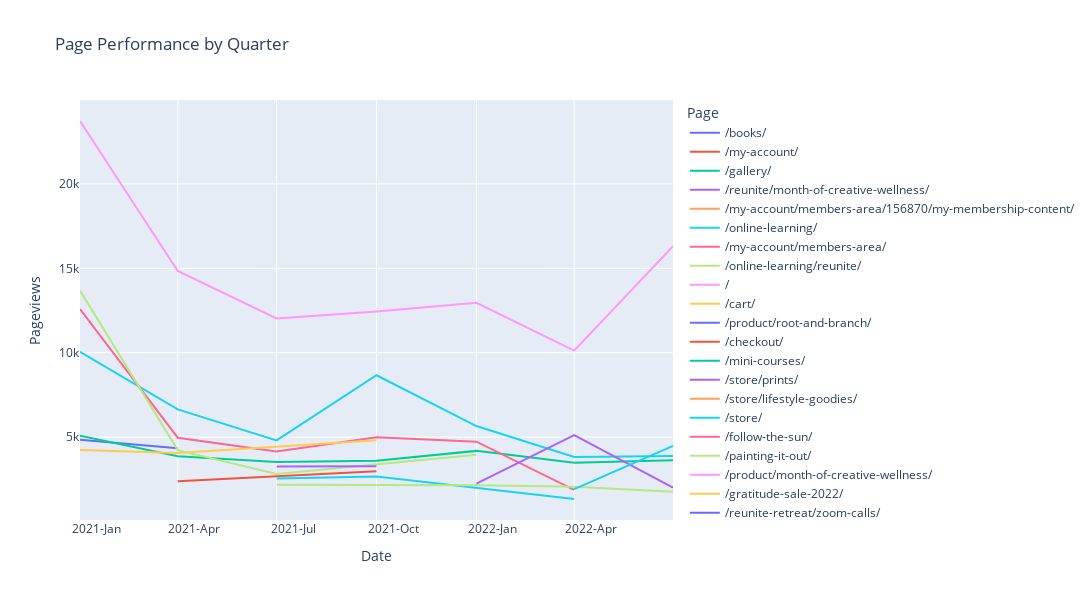

This figure's notebook cell:
### Code cell
# Read the CSV file
df = pd.read_csv('output/flora/flora-pages/Pages/consolidated-pages.csv')

# # Now, let's create the Date column
df['Date'] = pd.to_datetime(df['Year'].astype(str) + '-' + df['Quarter'].apply(functions.quarter_to_month) + '-01')

# Convert Pageviews to Numeric
df['Pageviews'] = pd.to_numeric(df['Pageviews'].str.replace(',', ''), errors='coerce')
# Sort by date
df = df.sort_values("Date")

# Create Line Plot with No Total
fig = px.line(df.query('Page != "total"'), x='Date', y='Pageviews', color='Page', title='Page Performance by Quarter')

# Update the layout
fig.update_layout(
    autosize=False,
    width=1200,  # Width of the figure in pixels
    height=600  # Height of the figure in pixels
)

# Customize the x-axis to show both year and quarter
fig.update_xaxes(
    dtick="M3",
    tickformat="%Y-%b",  # This will show Year-Month
    ticklabelmode="period"
)

fig.show()
fig.write_html('output/flora/flora-page-performance.html')

### Figure 1 — Plotly figure (JSON) as saved in the notebook; plotly's stock layout.template omitted (floating-point values rounded to 4 significant figures)
{"data": [{"hovertemplate": "Page=/books/<br>Date=%{x}<br>Pageviews=%{y}<extra></extra>", "legendgroup": "/books/", "line": {"color": "#636efa", "dash": "solid"}, "marker": {"symbol": "circle"}, "mode": "lines", "name": "/books/", "orientation": "v", "showlegend": true, "type": "scatter", "x": ["2021-01-01T00:00:00", "2021-04-01T00:00:00"], "xaxis": "x", "y": [4838, 4349], "yaxis": "y"}, {"hovertemplate": "Page=/my-account/<br>Date=%{x}<br>Pageviews=%{y}<extra></extra>", "legendgroup": "/my-account/", "line": {"color": "#EF553B", "dash": "solid"}, "marker": {"symbol": "circle"}, "mode": "lines", "name": "/my-account/", "orientation": "v", "showlegend": true, "type": "scatter", "x": ["2021-01-01T00:00:00"], "xaxis": "x", "y": [4878], "yaxis": "y"}, {"hovertemplate": "Page=/gallery/<br>Date=%{x}<br>Pageviews=%{y}<extra></extra>", "legendgroup": "/gallery/", "line": {"color": "#00cc96", "dash": "solid"}, "marker": {"symbol": "circle"}, "mode": "lines", "name": "/gallery/", "orientation": "v", "showlegend": true, "type": "scatter", "x": ["2021-01-01T00:00:00", "2021-04-01T00:00:00", "2021-07-01T00:00:00", "2021-10-01T00:00:00", "2022-01-01T00:00:00", "2022-04-01T00:00:00", "2022-07-01T00:00:00"], "xaxis": "x", "y": [5088, 3862, 3533, 3598, 4186, 3490, 3632], "yaxis": "y"}, {"hovertemplate": "Page=/reunite/month-of-creative-wellness/<br>Date=%{x}<br>Pageviews=%{y}<extra></extra>", "legendgroup": "/reunite/month-of-creative-wellness/", "line": {"color": "#ab63fa", "dash": "solid"}, "marker": {"symbol": "circle"}, "mode": "lines", "name": "/reunite/month-of-creative-wellness/", "orientation": "v", "showlegend": true, "type": "scatter", "x": ["2021-01-01T00:00:00"], "xaxis": "x", "y": [5616], "yaxis": "y"}, {"hovertemplate": "Page=/my-account/members-area/156870/my-membership-content/<br>Date=%{x}<br>Pageviews=%{y}<extra></extra>", "legendgroup": "/my-account/members-area/156870/my-membership-content/", "line": {"color": "#FFA15A", "dash": "solid"}, "marker": {"symbol": "circle"}, "mode": "lines", "name": "/my-account/members-area/156870/my-membership-content/", "orientation": "v", "showlegend": true, "type": "scatter", "x": ["2021-01-01T00:00:00"], "xaxis": "x", "y": [8097], "yaxis": "y"}, {"hovertemplate": "Page=/online-learning/<br>Date=%{x}<br>Pageviews=%{y}<extra></extra>", "legendgroup": "/online-learning/", "line": {"color": "#19d3f3", "dash": "solid"}, "marker": {"symbol": "circle"}, "mode": "lines", "name": "/online-learning/", "orientation": "v", "showlegend": true, "type": "scatter", "x": ["2021-01-01T00:00:00", "2021-04-01T00:00:00", "2021-07-01T00:00:00", "2021-10-01T00:00:00", "2022-01-01T00:00:00", "2022-04-01T00:00:00", "2022-07-01T00:00:00"], "xaxis": "x", "y": [10058, 6640, 4807, 8666, 5658, 3822, 3879], "yaxis": "y"}, {"hovertemplate": "Page=/my-account/members-area/<br>Date=%{x}<br>Pageviews=%{y}<extra></extra>", "legendgroup": "/my-account/members-area/", "line": {"color": "#FF6692", "dash": "solid"}, "marker": {"symbol": "circle"}, "mode": "lines", "name": "/my-account/members-area/", "orientation": "v", "showlegend": true, "type": "scatter", "x": ["2021-01-01T00:00:00", "2021-04-01T00:00:00", "2021-07-01T00:00:00", "2021-10-01T00:00:00", "2022-01-01T00:00:00", "2022-04-01T00:00:00"], "xaxis": "x", "y": [12584, 4967, 4151, 4992, 4729, 1872], "yaxis": "y"}, {"hovertemplate": "Page=/online-learning/reunite/<br>Date=%{x}<br>Pageviews=%{y}<extra></extra>", "legendgroup": "/online-learning/reunite/", "line": {"color": "#B6E880", "dash": "solid"}, "marker": {"symbol": "circle"}, "mode": "lines", "name": "/online-learning/reunite/", "orientation": "v", "showlegend": true, "type": "scatter", "x": ["2021-01-01T00:00:00", "2021-04-01T00:00:00", "2021-07-01T00:00:00", "2022-01-01T00:00:00"], "xaxis": "x", "y": [13678, 4231, 2820, 3950], "yaxis": "y"}, {"hovertemplate": "Page=/<br>Date=%{x}<br>Pageviews=%{y}<extra></extra>", "legendgroup": "/", "line": {"color": "#FF97FF", "dash": "solid"}, "marker": {"symbol": "circle"}, "mode": "lines", "name": "/", "orientation": "v", "showlegend": true, "type": "scatter", "x": ["2021-01-01T00:00:00", "2021-04-01T00:00:00", "2021-07-01T00:00:00", "2021-10-01T00:00:00", "2022-01-01T00:00:00", "2022-04-01T00:00:00", "2022-07-01T00:00:00"], "xaxis": "x", "y": [23725, 14841, 12028, 12442, 12959, 10123, 16311], "yaxis": "y"}, {"hovertemplate": "Page=/cart/<br>Date=%{x}<br>Pageviews=%{y}<extra></extra>", "legendgroup": "/cart/", "line": {"color": "#FECB52", "dash": "solid"}, "marker": {"symbol": "circle"}, "mode": "lines", "name": "/cart/", "orientation": "v", "showlegend": true, "type": "scatter", "x": ["2021-01-01T00:00:00", "2021-04-01T00:00:00", "2021-10-01T00:00:00"], "xaxis": "x", "y": [4236, 4060, 4815], "yaxis": "y"}, {"hovertemplate": "Page=/product/root-and-branch/<br>Date=%{x}<br>Pageviews=%{y}<extra></extra>", "legendgroup": "/product/root-and-branch/", "line": {"color": "#636efa", "dash": "solid"}, "marker": {"symbol": "circle"}, "mode": "lines", "name": "/product/root-and-branch/", "orientation": "v", "showlegend": true, "type": "scatter", "x": ["2021-04-01T00:00:00"], "xaxis": "x", "y": [2409], "yaxis": "y"}, {"hovertemplate": "Page=/checkout/<br>Date=%{x}<br>Pageviews=%{y}<extra></extra>", "legendgroup": "/checkout/", "line": {"color": "#EF553B", "dash": "solid"}, "marker": {"symbol": "circle"}, "mode": "lines", "name": "/checkout/", "orientation": "v", "showlegend": true, "type": "scatter", "x": ["2021-04-01T00:00:00", "2021-10-01T00:00:00"], "xaxis": "x", "y": [2386, 2982], "yaxis": "y"}, {"hovertemplate": "Page=/mini-courses/<br>Date=%{x}<br>Pageviews=%{y}<extra></extra>", "legendgroup": "/mini-courses/", "line": {"color": "#00cc96", "dash": "solid"}, "marker": {"symbol": "circle"}, "mode": "lines", "name": "/mini-courses/", "orientation": "v", "showlegend": true, "type": "scatter", "x": ["2021-04-01T00:00:00"], "xaxis": "x", "y": [2873], "yaxis": "y"}, {"hovertemplate": "Page=/store/prints/<br>Date=%{x}<br>Pageviews=%{y}<extra></extra>", "legendgroup": "/store/prints/", "line": {"color": "#ab63fa", "dash": "solid"}, "marker": {"symbol": "circle"}, "mode": "lines", "name": "/store/prints/", "orientation": "v", "showlegend": true, "type": "scatter", "x": ["2021-07-01T00:00:00", "2021-10-01T00:00:00"], "xaxis": "x", "y": [3267, 3283], "yaxis": "y"}, {"hovertemplate": "Page=/store/lifestyle-goodies/<br>Date=%{x}<br>Pageviews=%{y}<extra></extra>", "legendgroup": "/store/lifestyle-goodies/", "line": {"color": "#FFA15A", "dash": "solid"}, "marker": {"symbol": "circle"}, "mode": "lines", "name": "/store/lifestyle-goodies/", "orientation": "v", "showlegend": true, "type": "scatter", "x": ["2021-07-01T00:00:00"], "xaxis": "x", "y": [2726], "yaxis": "y"}, {"hovertemplate": "Page=/store/<br>Date=%{x}<br>Pageviews=%{y}<extra></extra>", "legendgroup": "/store/", "line": {"color": "#19d3f3", "dash": "solid"}, "marker": {"symbol": "circle"}, "mode": "lines", "name": "/store/", "orientation": "v", "showlegend": true, "type": "scatter", "x": ["2021-07-01T00:00:00", "2021-10-01T00:00:00", "2022-04-01T00:00:00"], "xaxis": "x", "y": [2552, 2666, 1336], "yaxis": "y"}, {"hovertemplate": "Page=/follow-the-sun/<br>Date=%{x}<br>Pageviews=%{y}<extra></extra>", "legendgroup": "/follow-the-sun/", "line": {"color": "#FF6692", "dash": "solid"}, "marker": {"symbol": "circle"}, "mode": "lines", "name": "/follow-the-sun/", "orientation": "v", "showlegend": true, "type": "scatter", "x": ["2021-07-01T00:00:00"], "xaxis": "x", "y": [2521], "yaxis": "y"}, {"hovertemplate": "Page=/painting-it-out/<br>Date=%{x}<br>Pageviews=%{y}<extra></extra>", "legendgroup": "/painting-it-out/", "line": {"color": "#B6E880", "dash": "solid"}, "marker": {"symbol": "circle"}, "mode": "lines", "name": "/painting-it-out/", "orientation": "v", "showlegend": true, "type": "scatter", "x": ["2021-07-01T00:00:00", "2022-01-01T00:00:00", "2022-04-01T00:00:00", "2022-07-01T00:00:00"], "xaxis": "x", "y": [2182, 2144, 2056, 1761], "yaxis": "y"}, {"hovertemplate": "Page=/product/month-of-creative-wellness/<br>Date=%{x}<br>Pageviews=%{y}<extra></extra>", "legendgroup": "/product/month-of-creative-wellness/", "line": {"color": "#FF97FF", "dash": "solid"}, "marker": {"symbol": "circle"}, "mode": "lines", "name": "/product/month-of-creative-wellness/", "orientation": "v", "showlegend": true, "type": "scatter", "x": ["2021-10-01T00:00:00"], "xaxis": "x", "y": [7166], "yaxis": "y"}, {"hovertemplate": "Page=/gratitude-sale-2022/<br>Date=%{x}<br>Pageviews=%{y}<extra></extra>", "legendgroup": "/gratitude-sale-2022/", "line": {"color": "#FECB52", "dash": "solid"}, "marker": {"symbol": "circle"}, "mode": "lines", "name": "/gratitude-sale-2022/", "orientation": "v", "showlegend": true, "type": "scatter", "x": ["2021-10-01T00:00:00"], "xaxis": "x", "y": [3001], "yaxis": "y"}, {"hovertemplate": "Page=/reunite-retreat/zoom-calls/<br>Date=%{x}<br>Pageviews=%{y}<extra></extra>", "legendgroup": "/reunite-retreat/zoom-calls/", "line": {"color": "#636efa", "dash": "solid"}, "marker": {"symbol": "circle"}, "mode": "lines", "name": "/reunite-retreat/zoom-calls/", "orientation": "v", "showlegend": true, "type": "scatter", "x": ["2022-01-01T00:00:00"], "xaxis": "x", "y": [1921], "yaxis": "y"}, {"hovertemplate": "Page=/morocco-art-of-aliveness-2020/<br>Date=%{x}<br>Pageviews=%{y}<extra></extra>", "legendgroup": "/morocco-art-of-aliveness-2020/", "line": {"color": "#EF553B", "dash": "solid"}, "marker": {"symbol": "circle"}, "mode": "lines", "name": "/morocco-art-of-aliveness-2020/", "orientation": "v", "showlegend": true, "type": "scatter", "x": ["2022-01-01T00:00:00"], "xaxis": "x", "y": [2780], "yaxis": "y"}, {"hovertemplate": "Page=/my-account/members-area/167686/my-membership-content/<br>Date=%{x}<br>Pageviews=%{y}<extra></extra>", "legendgroup": "/my-account/members-area/167686/my-membership-content/", "line": {"color": "#00cc96", "dash": "solid"}, "marker": {"symbol": "circle"}, "mode": "lines", "name": "/my-account/members-area/167686/my-membership-content/", "orientation": "v", "showlegend": true, "type": "scatter", "x": ["2022-01-01T00:00:00"], "xaxis": "x", "y": [2505], "yaxis": "y"}, {"hovertemplate": "Page=/workshops/<br>Date=%{x}<br>Pageviews=%{y}<extra></extra>", "legendgroup": "/workshops/", "line": {"color": "#ab63fa", "dash": "solid"}, "marker": {"symbol": "circle"}, "mode": "lines", "name": "/workshops/", "orientation": "v", "showlegend": true, "type": "scatter", "x": ["2022-01-01T00:00:00", "2022-04-01T00:00:00", "2022-07-01T00:00:00"], "xaxis": "x", "y": [2246, 5120, 2006], "yaxis": "y"}, {"hovertemplate": "Page=/book-bundle-sale/<br>Date=%{x}<br>Pageviews=%{y}<extra></extra>", "legendgroup": "/book-bundle-sale/", "line": {"color": "#FFA15A", "dash": "solid"}, "marker": {"symbol": "circle"}, "mode": "lines", "name": "/book-bundle-sale/", "orientation": "v", "showlegend": true, "type": "scatter", "x": ["2022-04-01T00:00:00"], "xaxis": "x", "y": [1484], "yaxis": "y"}, {"hovertemplate": "Page=/art-of-aliveness-retreat-september-2022/<br>Date=%{x}<br>Pageviews=%{y}<extra></extra>", "legendgroup": "/art-of-aliveness-retreat-september-2022/", "line": {"color": "#19d3f3", "dash": "solid"}, "marker": {"symbol": "circle"}, "mode": "lines", "name": "/art-of-aliveness-retreat-september-2022/", "orientation": "v", "showlegend": true, "type": "scatter", "x": ["2022-04-01T00:00:00", "2022-07-01T00:00:00"], "xaxis": "x", "y": [1923, 4478], "yaxis": "y"}, {"hovertemplate": "Page=/art-of-aliveness-august-2022/<br>Date=%{x}<br>Pageviews=%{y}<extra></extra>", "legendgroup": "/art-of-aliveness-august-2022/", "line": {"color": "#FF6692", "dash": "solid"}, "marker": {"symbol": "circle"}, "mode": "lines", "name": "/art-of-aliveness-august-2022/", "orientation": "v", "showlegend": true, "type": "scatter", "x": ["2022-04-01T00:00:00"], "xaxis": "x", "y": [2302], "yaxis": "y"}, {"hovertemplate": "Page=/feed<br>Date=%{x}<br>Pageviews=%{y}<extra></extra>", "legendgroup": "/feed", "line": {"color": "#B6E880", "dash": "solid"}, "marker": {"symbol": "circle"}, "mode": "lines", "name": "/feed", "orientation": "v", "showlegend": true, "type": "scatter", "x": ["2022-07-01T00:00:00"], "xaxis": "x", "y": [1649], "yaxis": "y"}, {"hovertemplate": "Page=/brand-new-painting-video/<br>Date=%{x}<br>Pageviews=%{y}<extra></extra>", "legendgroup": "/brand-new-painting-video/", "line": {"color": "#FF97FF", "dash": "solid"}, "marker": {"symbol": "circle"}, "mode": "lines", "name": "/brand-new-painting-video/", "orientation": "v", "showlegend": true, "type": "scatter", "x": ["2022-07-01T00:00:00"], "xaxis": "x", "y": [4592], "yaxis": "y"}, {"hovertemplate": "Page=/freeflo-video/<br>Date=%{x}<br>Pageviews=%{y}<extra></extra>", "legendgroup": "/freeflo-video/", "line": {"color": "#FECB52", "dash": "solid"}, "marker": {"symbol": "circle"}, "mode": "lines", "name": "/freeflo-video/", "orientation": "v", "showlegend": true, "type": "scatter", "x": ["2022-07-01T00:00:00"], "xaxis": "x", "y": [3324], "yaxis": "y"}, {"hovertemplate": "Page=/community-survey/<br>Date=%{x}<br>Pageviews=%{y}<extra></extra>", "legendgroup": "/community-survey/", "line": {"color": "#636efa", "dash": "solid"}, "marker": {"symbol": "circle"}, "mode": "lines", "name": "/community-survey/", "orientation": "v", "showlegend": true, "type": "scatter", "x": ["2022-07-01T00:00:00"], "xaxis": "x", "y": [2244], "yaxis": "y"}], "layout": {"autosize": false, "height": 600, "legend": {"title": {"text": "Page"}, "tracegroupgap": 0}, "title": {"text": "Page Performance by Quarter"}, "width": 1200, "xaxis": {"anchor": "y", "autorange": true, "domain": [0, 1], "dtick": "M3", "range": ["2021-01-01", "2022-07-01"], "tickformat": "%Y-%b", "ticklabelmode": "period", "title": {"text": "Date"}, "type": "date"}, "yaxis": {"anchor": "x", "autorange": true, "domain": [0, 1], "range": [92.17, 24970.0], "title": {"text": "Pageviews"}, "type": "linear"}}}
